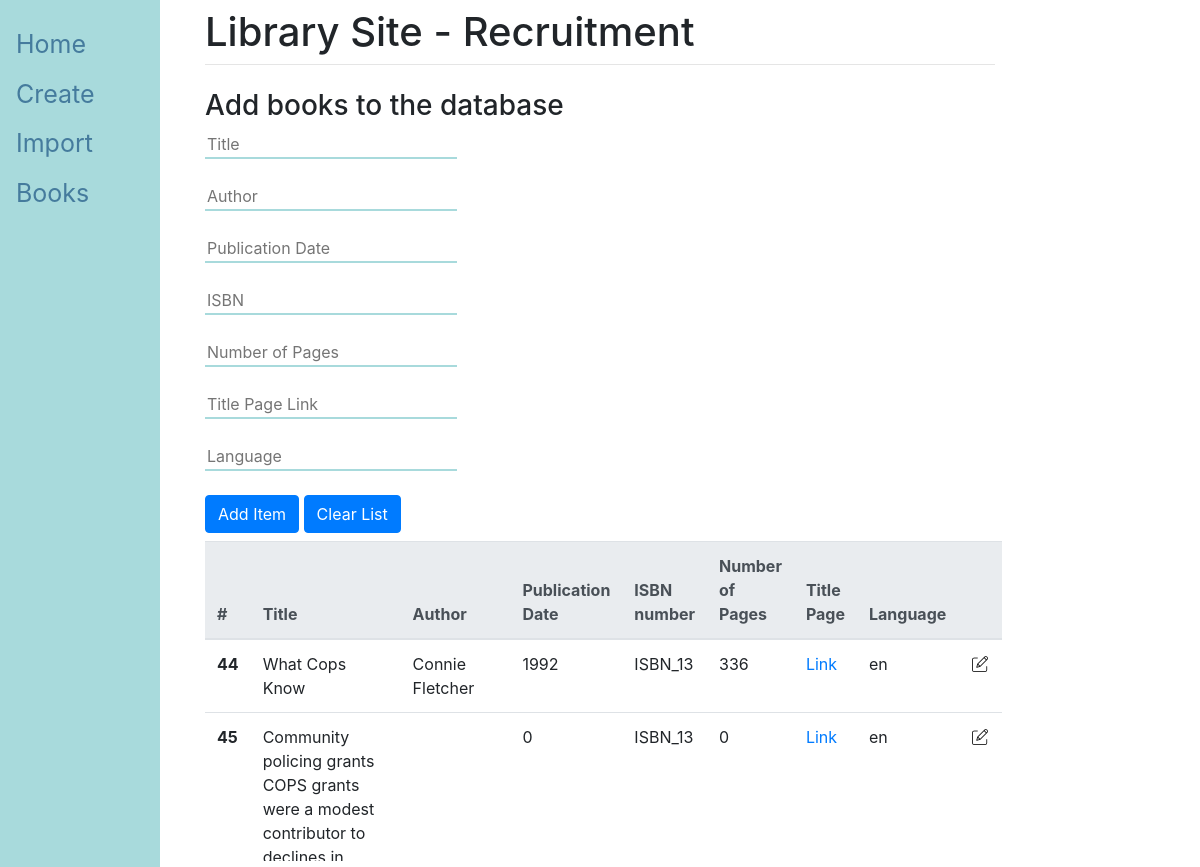
Page /create/ on the committed database.
### main/models.py (models this page shows, shortened)
class Book(models.Model):
    listofbooks = models.ForeignKey(ListOfBooks, on_delete=models.CASCADE)
    title = models.CharField(max_length=200)
    author = models.CharField(max_length=200)
    date_published = models.PositiveIntegerField(validators=[MinValueValidator(0), MaxValueValidator(10000)])
    isbn_number = models.CharField(max_length=50)
    pages_number = models.PositiveIntegerField(validators=[MinValueValidator(0), MaxValueValidator(10000)])
    page_title_href = models.URLField(max_length=1000)
    language_published = models.CharField(max_length=100)
    edit_status = models.BooleanField(null=True)

### main/views.py (the view, shortened to what this page needs)
# urls.py: path("create/", views.create_new_records_in_db, name="create"),
def create_new_records_in_db(response):
    ls = ListOfBooks.objects.get(id=1)
    return render(response, 'main/create.html', {"ls": ls})

### main/templates/main/create.html (shortened to what this page needs)
{% extends 'main/base.html' %}
{% block content %}
<h3>Add books to the database</h3>
<form method="post" action="#">
    <div class="primary-form-contents form-group">
        <input type="text" name="newTittle" placeholder="Title">
    </div>
    <div class="primary-form-contents form-group">
        <input type="text" name="newAuthor" placeholder="Author">
    </div>
    <div class="primary-form-contents form-group">
        <input type="text" name="newDate" placeholder="Publication Date">
    </div>
    <div class="primary-form-contents form-group">
        <input type="text" name="newIsbn" placeholder="ISBN">
    </div>
    <div class="primary-form-contents form-group">
        <input type="text" name="newPagesNo" placeholder="Number of Pages">
    </div>
    <div class="primary-form-contents form-group">
        <input type="text" name="newLink" placeholder="Title Page Link">
    </div>
    <div class="primary-form-contents form-group">
        <input type="text" name="newLanguage" placeholder="Language">
    </div>
    <div class="primary-form-contents">
    <button class="btn btn-primary" type="submit" name="newItem" value="newItem">Add Item</button>
    <button class="btn btn-primary" type="submit" name="clearList" value="clearList">Clear List</button>
    </div>
</form>
<div class="table-wrapper">
    <table class="table table-hover">
      <thead class="thead-light">
        <tr>
          <th scope="col">#</th>
          <th scope="col">Title</th>
          <th scope="col">Author</th>
          <th scope="col">Publication Date</th>
          <th scope="col">ISBN number</th>
          <th scope="col">Number of Pages</th>
          <th scope="col">Title Page</th>
          <th scope="col">Language</th>
          <th scope="col"></th>
        </tr>
      </thead>
      <tbody>
      {% for item in ls.book_set.all%}
        {% if item.edit_status %}
            <tr>
                <form method="post">
                  {% csrf_token %}
                  <th scope="row">{{item.id}}</th>
                  <td>
                      <input type="text" name="editTitle{{item.id}}" value="{{item.title}}" placeholder="{{item.title}}">
                  </td>
                  <td>{{item.author}}</td>
                  <td>{{item.date_published}}</td>
                  <td>{{item.isbn_number}}</td>
                  <td>{{item.pages_number}}</td>
                  <td><a href="{{item.page_title_href}}">Link</a></td>
                  <td>{{item.language_published}}</td>
                  <td>
                      <button class="custom-edit-btn" type="submit" name="editItem{{item.id}}" value="editItem{{item.id}}"></button>
                      <button class="custom-submit-btn" type="submit" name="submitItemChanges{{item.id}}" value="submitItemChanges{{item.id}}"></button>
                  </td>
                </form>
                </tr>
        {% else %}
            <tr>
              <th scope="row">{{item.id}}</th>
              <td>{{item.title}}</td>
              <td>{{item.author}}</td>
              <td>{{item.date_published}}</td>
              <td>{{item.isbn_number}}</td>
              <td>{{item.pages_number}}</td>
              <td><a href="{{item.page_title_href}}">Link</a></td>
              <td>{{item.language_published}}</td>
              <td>
                  <form method="post">
                  <button class="custom-edit-btn" type="submit" name="editItem{{item.id}}" value="editItem"></button>
                  </form>
              </td>
            </tr>
        {% endif%}
      {% endfor %}
      </tbody>
    </table>
</div>
{% endblock %}

### main/static/css/style.css (style rules this page uses)
.primary-form-contents { padding-bottom: 0.5rem; }
.primary-form-contents > input { border: none; border-bottom-style: solid; border-bottom-width: 2px; border-bottom-color: #a8dadc; }
.custom-edit-btn { border: none; width: 16px; height: 16px; background: url('../assets/edit-ico.png') no-repeat; padding: 2px 2px 2px 2px; margin: 2px 2px 2px 2px; }
.table-wrapper { max-height: 20rem; overflow: auto; display:inline-block; }

### rows in the picture
Book: id "44", title "What Cops Know", author "Connie Fletcher", date_published "1992", isbn_number "ISBN_13", pages_number "336", language_published "en"
Book: id "45", title "Community policing grants COPS grants were a modest contributor to…", date_published "0", isbn_number "ISBN_13", pages_number "0", language_published "en"
